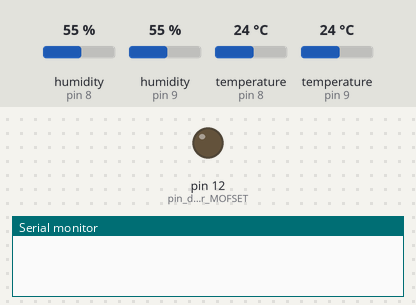
Bench run of a sketch on a simulated Arduino Uno, built with avr-gcc and run on an emulated ATmega328P. Shown: output pins drawn as LEDs (lit = HIGH), the last lines printed to the serial monitor. The test bench sets the inputs (shaded band); at power-on: humidity (sensors on pin 8, pin 9) 55 %, temperature (sensors on pin 8, pin 9) 24 °C.

Above: at 0.1 s.
At 1.1 s:
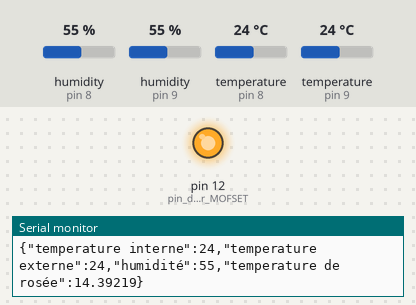
Timing chart, 0 to 2.6 s (numbered marks = the images above):
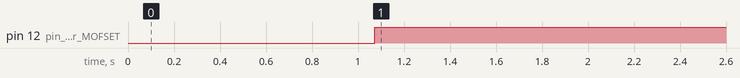

The sketch:

Arduino.ino
```cpp
#include <Adafruit_Sensor.h>
#include <math.h>
#include "ArduinoJson.h"
#include "DHT.h"

#define DHTIN 8 //pin où est branché le capteur DHT22 interne
#define DHTOUT 9 //pin où est branché le capteur DHT11 externe
#define DHTTYPEIN DHT22 //Type du capteur DHT22 interne
#define DHTTYPEOUT DHT11 //Type du capteur DHT11 externe


//Alimentation electrique
double V_IN = 5.0;

//temperature de consigne
double target = -18;

//Initialisation des capteurs
DHT dht_outside(DHTOUT, DHTTYPEIN);
DHT dht_inside(DHTIN, DHTTYPEOUT);


void setup() {
  pinMode(12,OUTPUT); //pin du transistor MOFSET
  Serial.begin(9600);
  dht_outside.begin();
  dht_inside.begin();

}

void loop() {
  //Receive data from Java
  ReceiveData();
  //Send data to Java app:
  SendData();
  //Regulation function !!
  regulTemp();

}

void SendData(){
      StaticJsonDocument<200> doc;

  float h = dht_inside.readHumidity();

  float t = dht_inside.readTemperature();

  float outside = dht_outside.readTemperature();

  if(isnan(h) || isnan(t)){
    Serial.println("Failed to read from inside temp DHT sensor!");
    return;
  }
  if(isnan(outside)){
    Serial.println("Failed to read from outside DHT sensor!");
    return;
  }


  float hic = dht_inside.computeHeatIndex(t, h, false);

  float temperature = t;
  float humidite = h/100;

  float alpha = ((17.27 * temperature)/(237.7 + temperature)) + log(humidite);
  float rose = (237.7 * alpha) / (17.27 - alpha);


  doc["temperature interne"] = t;
  doc["temperature externe"] = outside;
  doc["humidité"] = h;
  doc["temperature de rosée"] = rose;


  serializeJson(doc, Serial);
  //Serial.println("temperature interne",t);
  //Serial.println("temperature externe",outside);
  //Serial.println("humidité",h);
  //Serial.println("temperature de rosée",rose);

  //delay(1000);

  }

  void ReceiveData(){
     String json = Serial.readString();
      //StaticJsonBuffer<200> jsonBufferReader;
      DynamicJsonDocument doc(1024);
      //JsonObject object = jsonBufferReader.parseObject(reader);
      DeserializationError error = deserializeJson(doc, json);
      if (error){
        Serial.println("Echec de reception de la consigne");

      }
      else{
        target = doc["consigne"];
      }
  }

  void regulTemp(){
    float t = dht_inside.readTemperature();
    if (target >= t){
      digitalWrite(12, LOW);//allume le module peltier
    }
    else {
      digitalWrite(12, HIGH); //eteind le module peltier
    }

  }
```

Measured:
- by itself, pin 12 (pin_du_transistor_MOFSET): LOW → HIGH at 1.1 s
